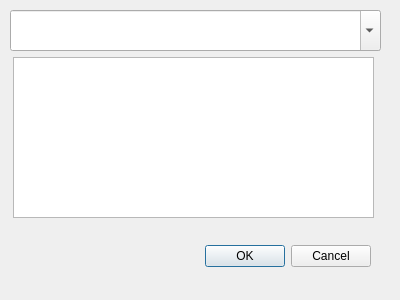
<?xml version="1.0" encoding="UTF-8"?>
<ui version="4.0">
 <class>FindDialog</class>
 <widget class="QDialog" name="FindDialog">
  <property name="geometry">
   <rect>
    <x>0</x>
    <y>0</y>
    <width>400</width>
    <height>300</height>
   </rect>
  </property>
  <property name="windowTitle">
   <string>Find &amp; Replace</string>
  </property>
  <property name="modal">
   <bool>true</bool>
  </property>
  <widget class="QDialogButtonBox" name="buttonBox">
   <property name="geometry">
    <rect>
     <x>30</x>
     <y>240</y>
     <width>341</width>
     <height>32</height>
    </rect>
   </property>
   <property name="orientation">
    <enum>Qt::Horizontal</enum>
   </property>
   <property name="standardButtons">
    <set>QDialogButtonBox::Cancel|QDialogButtonBox::Ok</set>
   </property>
  </widget>
  <widget class="QComboBox" name="comboBox">
   <property name="geometry">
    <rect>
     <x>10</x>
     <y>10</y>
     <width>371</width>
     <height>41</height>
    </rect>
   </property>
   <property name="editable">
    <bool>true</bool>
   </property>
  </widget>
  <widget class="QTextEdit" name="textEdit">
   <property name="geometry">
    <rect>
     <x>13</x>
     <y>57</y>
     <width>361</width>
     <height>161</height>
    </rect>
   </property>
  </widget>
 </widget>
 <resources/>
 <connections>
  <connection>
   <sender>buttonBox</sender>
   <signal>accepted()</signal>
   <receiver>FindDialog</receiver>
   <slot>accept()</slot>
   <hints>
    <hint type="sourcelabel">
     <x>248</x>
     <y>254</y>
    </hint>
    <hint type="destinationlabel">
     <x>157</x>
     <y>274</y>
    </hint>
   </hints>
  </connection>
  <connection>
   <sender>buttonBox</sender>
   <signal>rejected()</signal>
   <receiver>FindDialog</receiver>
   <slot>reject()</slot>
   <hints>
    <hint type="sourcelabel">
     <x>316</x>
     <y>260</y>
    </hint>
    <hint type="destinationlabel">
     <x>286</x>
     <y>274</y>
    </hint>
   </hints>
  </connection>
 </connections>
</ui>
